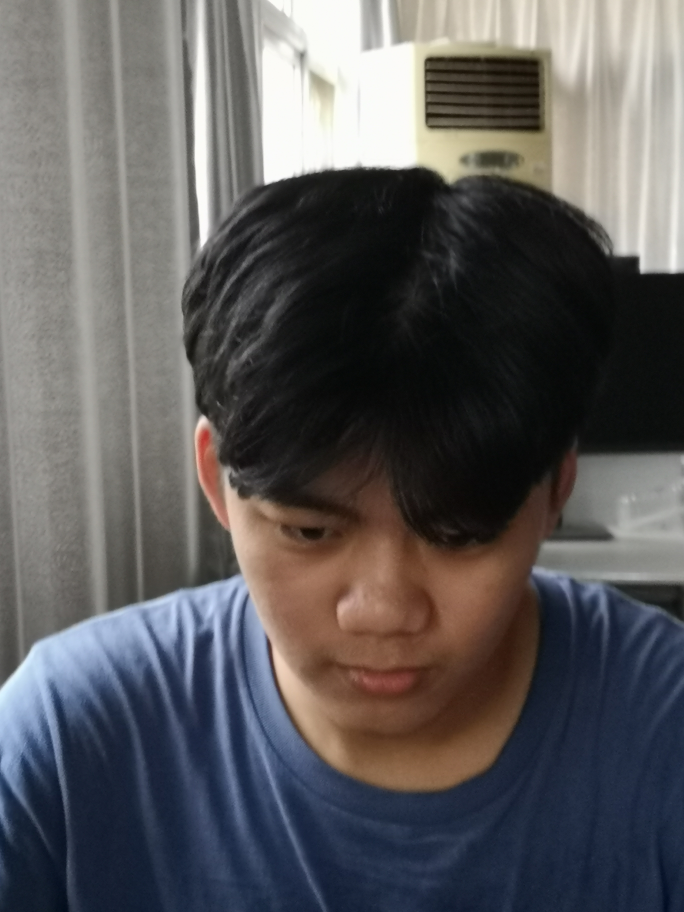
#> input picture img/WechatIMG4.jpeg, 2736 x 3648 px (shown at 1/4 size)
$ python face-detection.py
#> lines starting #> are read from the running program, lines starting #| are printed output that depends on the picture
import cv2
import numpy as np
import sys,os,glob,numpy
from skimage import io

img = cv2.imread("../img/WechatIMG4.jpeg")
#> img is the input picture: shape (3648, 2736, 3); mean B, G, R 91.1, 90, 91.8
color = (0, 255, 0)

grey = cv2.cvtColor(img, cv2.COLOR_BGR2GRAY)
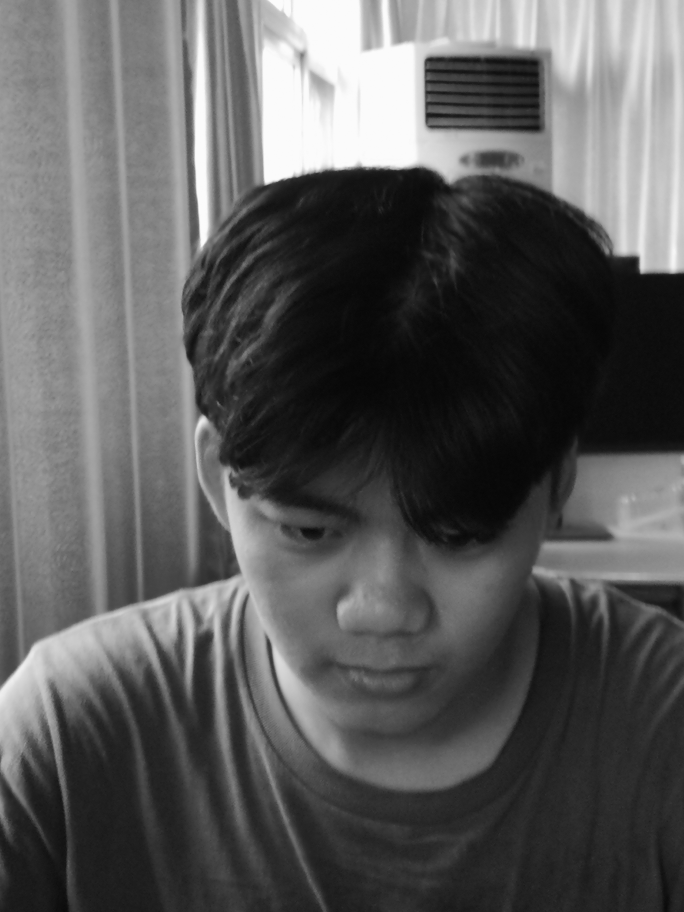
#> grey: shape (3648, 2736) (shown at 1/4 size); min 3, max 254, mean 90.7

classfier = cv2.CascadeClassifier("haarcascade_frontalface_default.xml")

faceRects = classfier.detectMultiScale(grey, scaleFactor=1.2, minNeighbors=3, minSize=(32, 32))
#> faceRects = [[808, 1570, 1458, 1458]]
if len(faceRects) > 0:
	for faceRect in faceRects:
		x, y, w, h = faceRect
#> this loop made 1 pass
cv2.rectangle(img, (x - 10, y - 10), (x + w + 10, y + h + 10), color, 3)

cv2.imwrite('../img/output.jpg',img)
cv2.imshow("Find Faces!",img)
cv2.waitKey(0)
